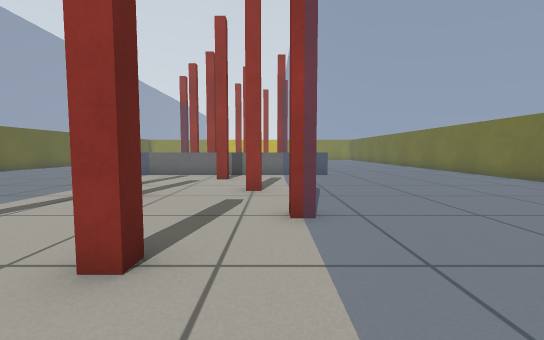
View 1 (above)

22 first-person views from a walk through a world built for the Gazebo simulator. The camera is 0.54 m above the floor, tilts 4° down and sees 90° across. The floor is counted in squares, 0.5 m on a side. Each view is taken from the middle of a square. On the plan, view 1 faces up. The plan holds only what a view shows up to about 12 squares ahead; the rest is blank.

View 2
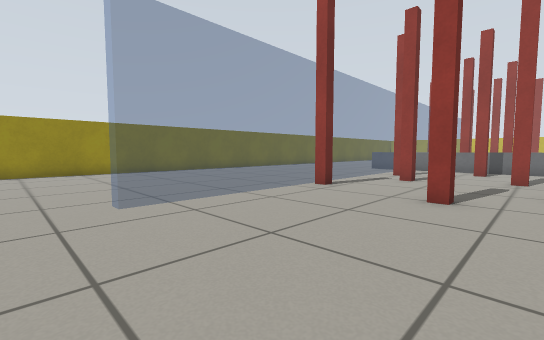

View 3
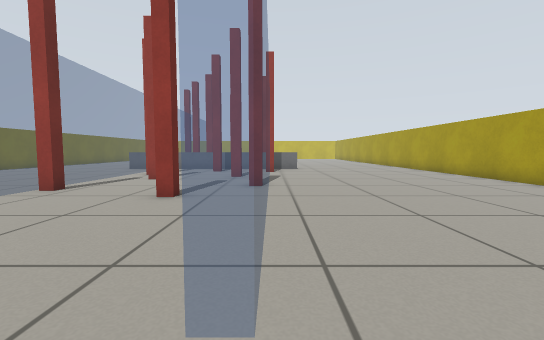

View 4
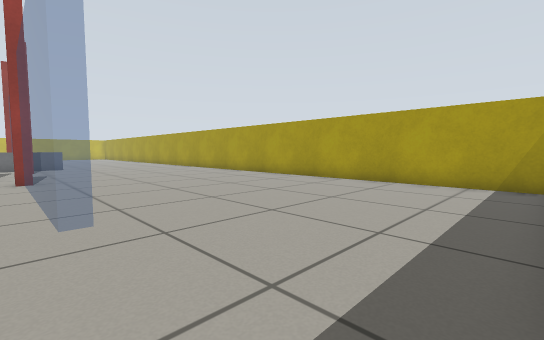

View 5
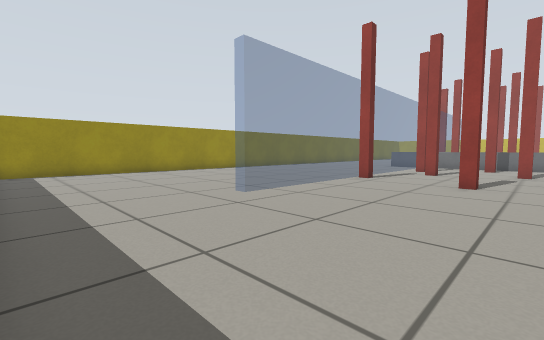

View 6
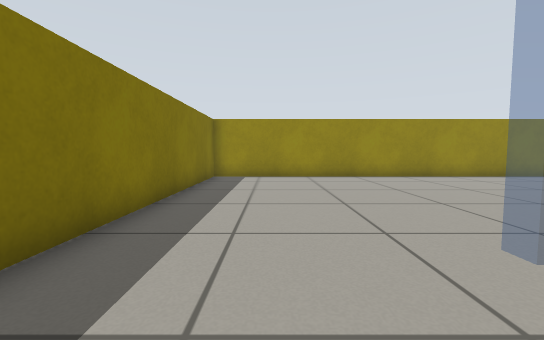

View 7
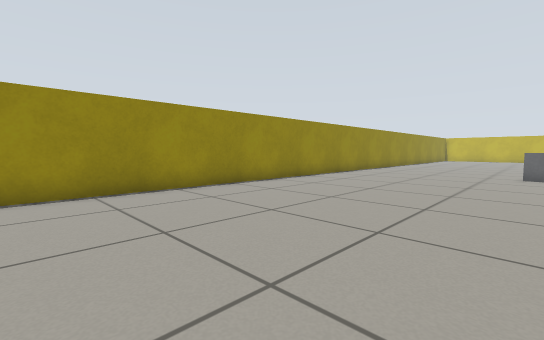

View 8
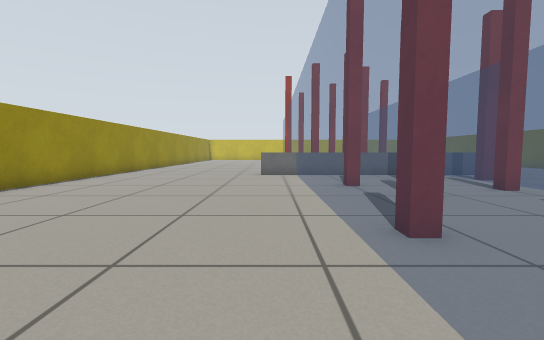

View 9
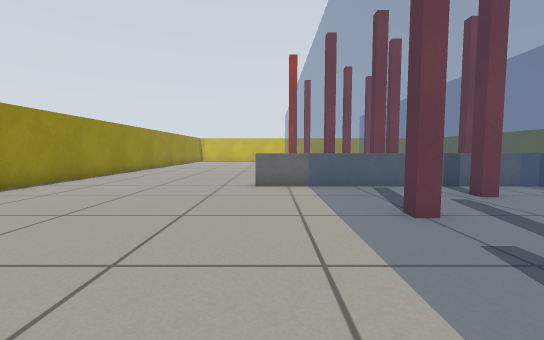

View 10
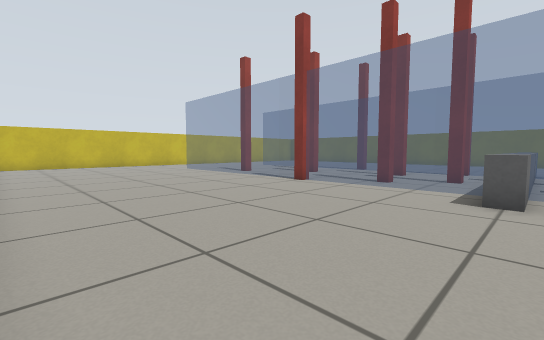

View 11
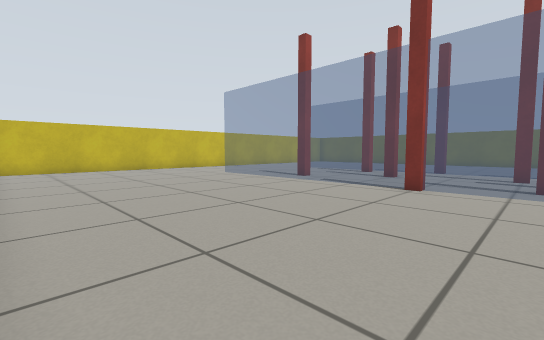

View 12
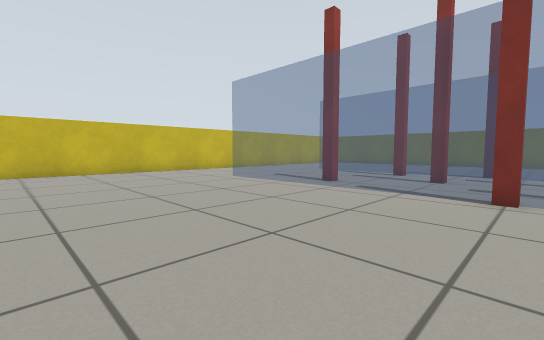

View 13
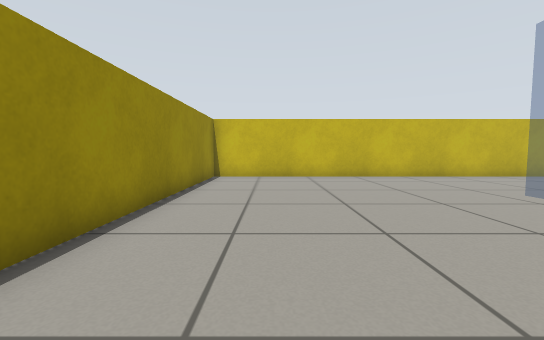

View 14
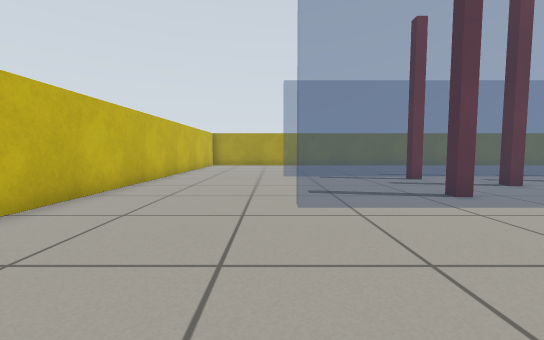

View 15
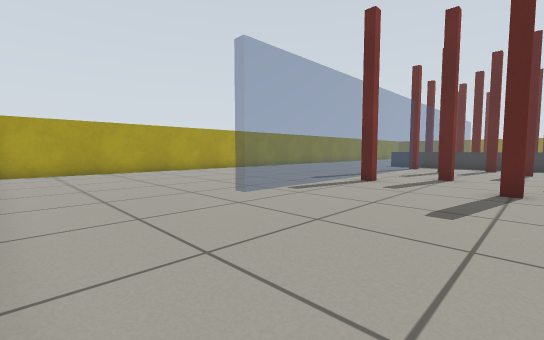

View 16
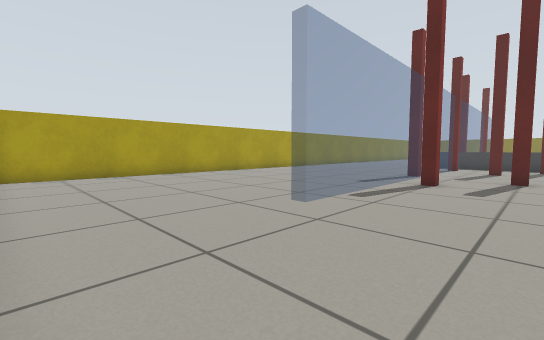

View 17
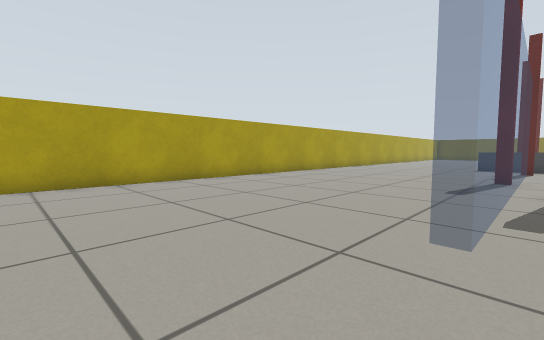

View 18
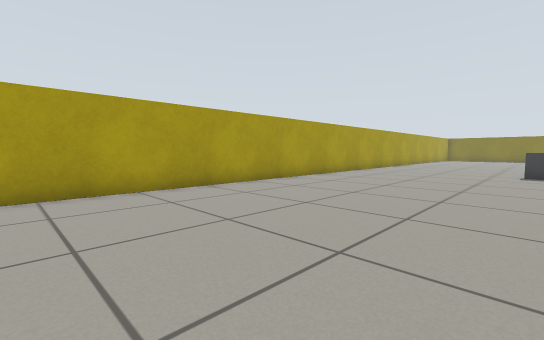

View 19
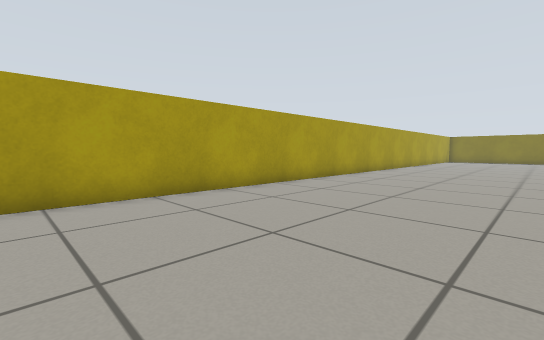

View 20
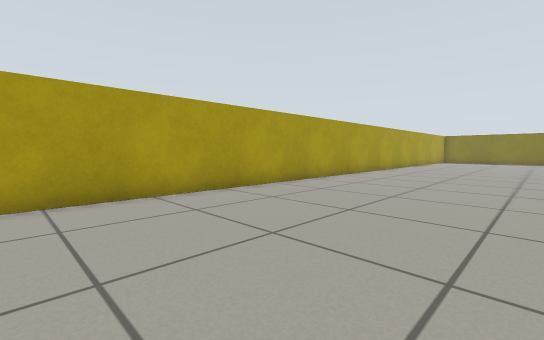

View 21
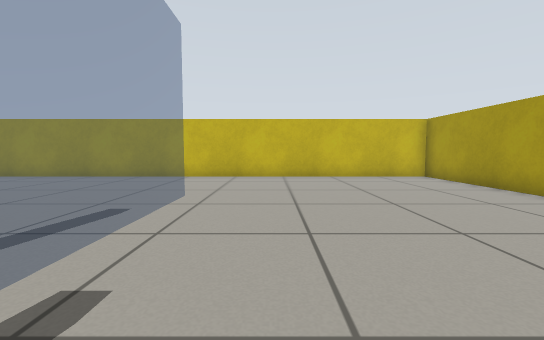

View 22
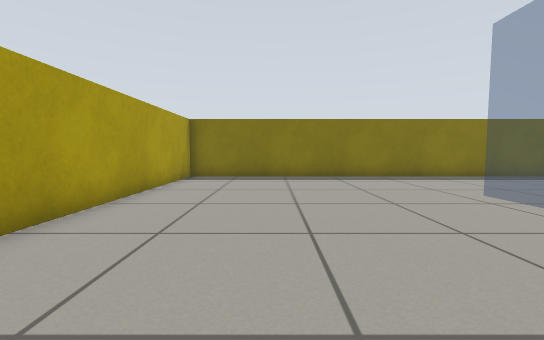

### Floor plan
Key: @ floor where view 1 was taken; # wall or solid block; . floor; = window, fence, low wall or low ledge; P pole.
Columns run from 15 left of view 1 to 10 right of it. Each row starts with its distance up from view 1.
 33 ##########################
 32 #........................#
 31 #........................#
 30 #........................#
 29 #........................#
 28 #........................#
 27 #........=......=........#
 26 #........=......=........#
 25 #........=......=........#
 24 #........=PP....=........#
 23 #........=PP..PP=........#
 22  ........=....PP=........#
 21  ........=..PP..=........#
 20  ........=..PP..P........#
 19  ........P......P........#
 18  ........P......=........#
 17  ........=...PP.=........#
 16 #........=.P.PP. ........#
 15 #........=.....P=........#
 14 #........=..P..P=........#
 13 #.......===== ====.......#
 12 #.......==========.......#
 11 #........=...P..=........#
 10 #........=......P........#
  9 #........=PP.... ........#
  8 #........=PP..PP=........#
  7 #........=.PP.PP=........#
  6 #........=.PP...=........#
  5 #........=.....P=........#
  4 #........=P.....=........
  3 #........=...PP.=.......
  2 #........=...PP.=.......
  1 #........=......=........#
  0 #........=.....@=........#
 -1 #........=......=........#
 -2 #........=......=........#
 -3 #........................#
 -4 #........................#
 -5 #........................#
 -6 #........................#
 -7 #........................#
 -8 ##########################

Positions as (right, up) in squares from view 1, and headings:
1: (0, 0), facing up
2: (0, -4), facing up-left
3: (1, -4), facing up
4: (0, -7), facing up-right
5: (0, -7), facing up-left
6: (-3, -5), facing left
7: (-7, -1), facing up-left
8: (-7, 0), facing up
9: (-7, 4), facing up
10: (-14, 12), facing up-right
11: (-14, 16), facing up-right
12: (-13, 18), facing up-right
13: (-12, 21), facing up
14: (-11, 28), facing right
15: (-5, 32), facing down-right
16: (-3, 32), facing down-right
17: (0, 31), facing down-right
18: (2, 27), facing down-right
19: (3, 23), facing down-right
20: (3, 21), facing down-right
21: (3, 21), facing up
22: (6, 4), facing down
